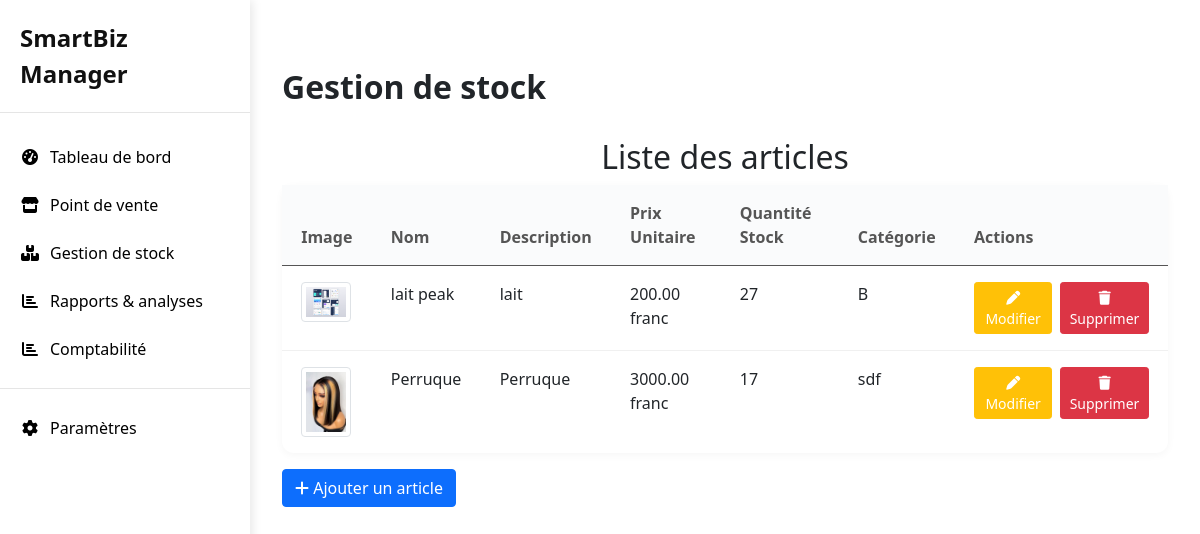
The app's page /articles/ with its own data.
### SmartBiz_Manager/models.py (models this page shows, shortened)
class Article(models.Model):
    image = models.ImageField(upload_to='articles/', blank=True, null=True)
    nom = models.CharField(max_length=100)
    description = models.TextField()
    prix_unitaire = models.DecimalField(max_digits=10, decimal_places=2)
    quantite_stock = models.IntegerField()
    categorie = models.CharField(max_length=50)
    date_creation = models.DateTimeField(auto_now_add=True)
    date_modification = models.DateTimeField(auto_now=True)
    class Meta:
        verbose_name = "Article"
        verbose_name_plural = "Articles"

### SmartBiz_Manager/views.py (the view)
# urls.py: path('articles/', views.articles, name='articles'),
def articles(request):
    articles = Article.objects.all()
    return render(request, 'gestion_articles/index.html', {'articles': articles})

### SmartBiz_Manager/templates/gestion_articles/index.html (shortened to what this page needs)
{% extends 'base.html' %}
{% load static %}
{% block content %}
<div class="container mt-5" style="align-items: center;">
  <div class="stock-header">
    <h2 class="stock-title">Gestion de stock</h2>
  </div>
  <h2 style="text-align: center;">Liste des articles </h2>
  <table class="table">
    <thead>
      <tr>
        <th scope="col">Image</th>
        <th scope="col">Nom</th>
        <th scope="col">Description</th>
        <th scope="col">Prix Unitaire</th>
        <th scope="col">Quantité Stock</th>
        <th scope="col">Catégorie</th>
        <th scope="col">Actions</th>
      </tr>
    </thead>
    <tbody>
      {% for article in articles %}
      <tr>
        <td>
          {% if article.image %}
            <img src="{{ article.image.url }}" alt="Image article" class="img-thumbnail" style="width: 50px;">
          {% else %}
            <img src="{% static 'img/default.png' %}" alt="Image article" class="img-thumbnail" style="width: 50px;">
          {% endif %}
        </td>
        <td>{{ article.nom }}</td>
        <td>{{ article.description }}</td>
        <td>{{ article.prix_unitaire }} franc</td>
        <td>{{ article.quantite_stock }}</td>
        <td>{{ article.categorie }}</td>
        <td>
          <div class="d-flex align-items-center">
            <a href="{% url 'modifier_article' article.pk %}" class="btn btn-warning btn-sm text-white me-2">
              <i class="fas fa-pen"></i> Modifier
            </a>
            <a href="{% url 'supprimer_article' article.pk %}" class="btn btn-danger btn-sm">
              <i class="fas fa-trash"></i> Supprimer
            </a>
          </div>
        </td>
      </tr>
      {% endfor %}
    </tbody>
  </table>
  <div class="mt-3">
    <a href="{% url 'ajout_article' %}" class="btn btn-primary">
      <i class="fas fa-plus"></i> Ajouter un article
    </a>
  </div>
</div>
<link rel="stylesheet" href="https://cdnjs.cloudflare.com/ajax/libs/font-awesome/6.4.2/css/all.min.css">
{% endblock %}

### SmartBiz_Manager/templates/gestion_articles/index.html (style rules this page uses)
.stock-header { display: flex; justify-content: space-between; align-items: center; margin-bottom: 2rem; }
.stock-title { font-size: 2rem; font-weight: 600; margin: 0; }
.table, .stock-table { background: #fff; border-radius: 12px; box-shadow: 0 2px 8px rgba(0,0,0,0.04); width: 100%; margin: 0 auto; border-collapse: separate; border-spacing: 0; }
.table th, .table td, .stock-table th, .stock-table td { padding: 1rem 1.2rem; text-align: left; border-bottom: 1px solid #f0f0f0; font-size: 1rem; }
.table th, .stock-table th { color: #555; background: #fafbfc; font-weight: 600; }
.table tr:last-child td, .stock-table tr:last-child td { border-bottom: none; }
.d-flex { display: flex !important; flex-direction: row !important; align-items: center !important; }

### records on screen
Article: image (picture), nom "lait peak", description "lait", prix_unitaire "200.00", quantite_stock "27", categorie "B"
Article: image (picture), nom "Perruque", description "Perruque", prix_unitaire "3000.00", quantite_stock "17", categorie "sdf"
